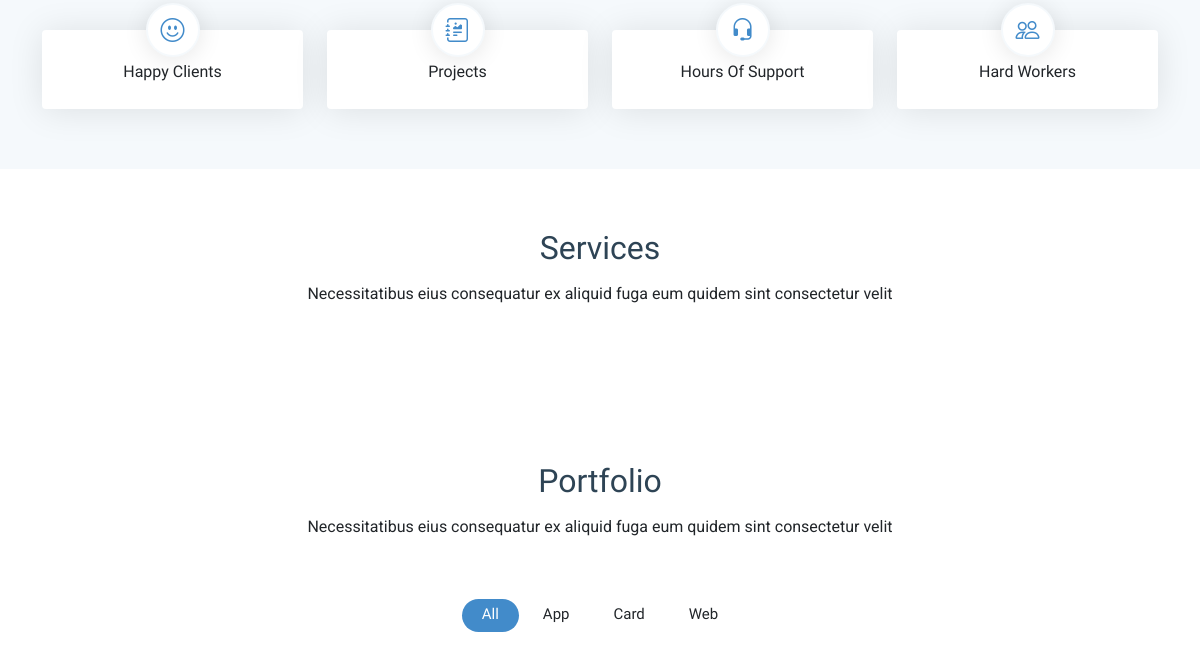
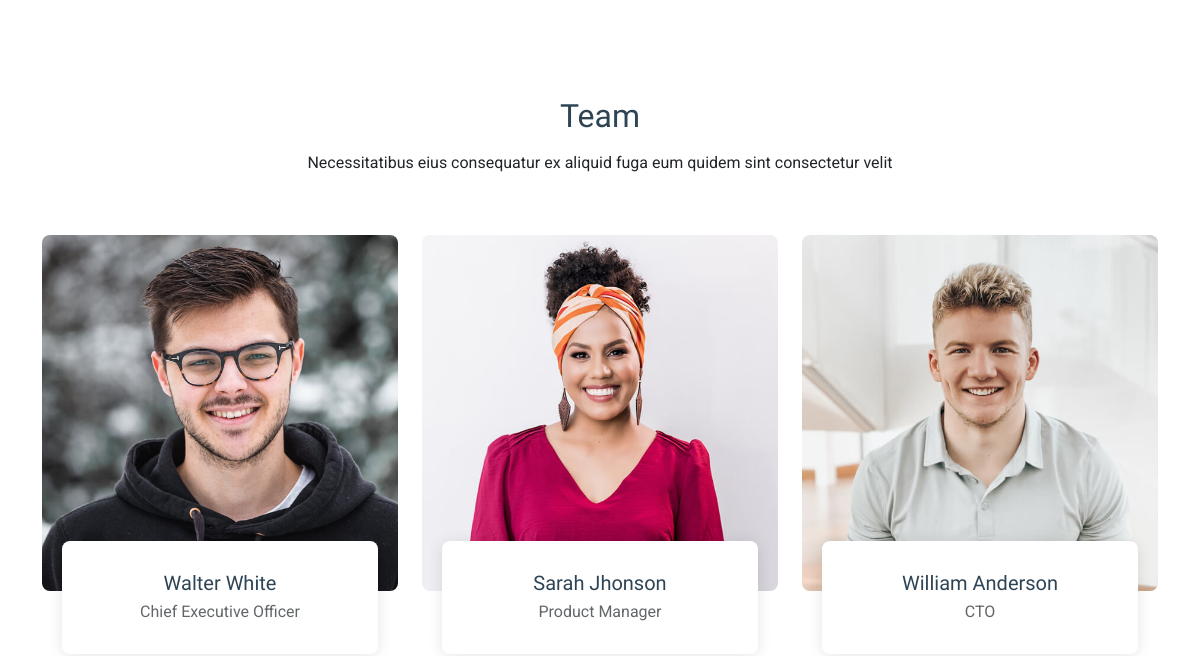
The app's page / (middle part), older data (2 pictures, top to bottom).
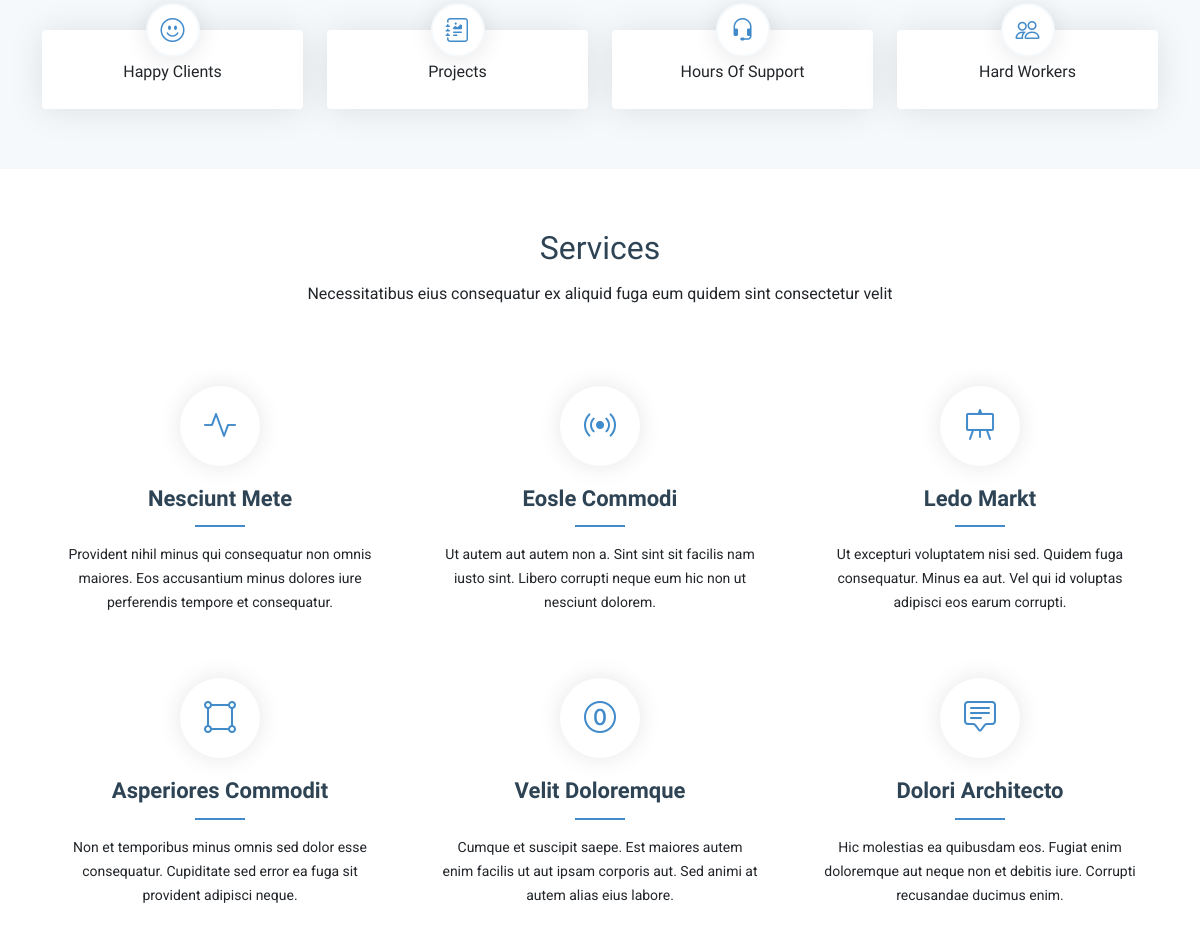
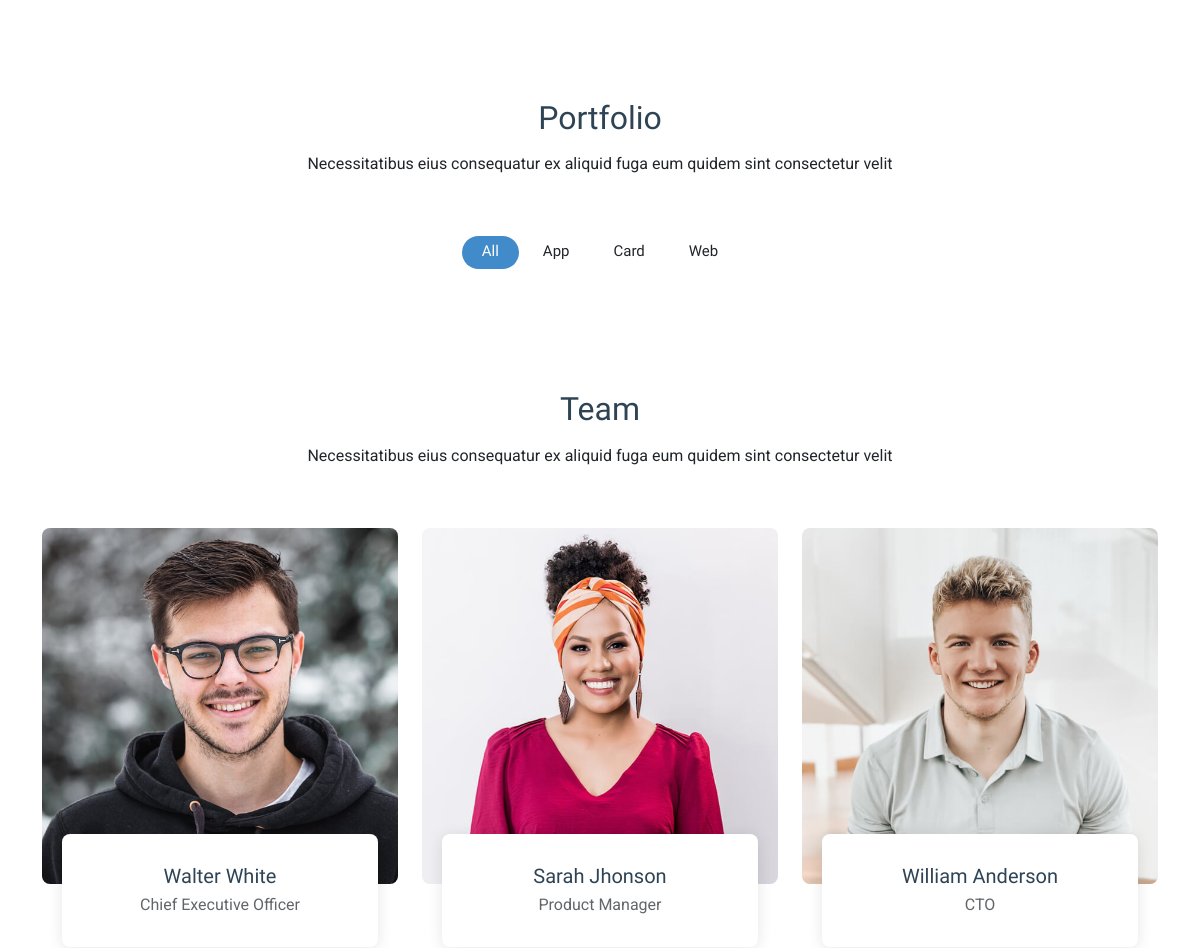
The same page, newer data (2 pictures, top to bottom).
### companyapp/models.py (models this page shows, shortened)
class Service(models.Model):
    icon_service = models.CharField(max_length=100, db_default='')
    title = models.CharField(max_length=100, db_default='')
    description = models.TextField(max_length=300, db_default='')
    speed = models.TextField(max_length=100, default='')

### companyapp/views.py (the view)
# urls.py: path('', views.homefunction, name='homeapp'),
def homefunction(request):
    sliders = Slider.objects.all()
    about = About.objects.get(id=1)  # Retourne None si n'existe pas
    services = Service.objects.all()
    portfolios = Portfolio.objects.all()
    context = {
        'sliders': sliders,
        'about': about,
        'services': services,
        'portfolios': portfolios,
    }
    return render(request, 'companyapp/index.html', context)

### companyapp/templates/companyapp/index.html (shortened to what this page needs)
{% extends 'companyapp/base.html' %}
{% load static %}
{% block content %}
      <section id="stats" class="stats section light-background">
        <div class="container" data-aos="fade-up" data-aos-delay="100">
          <div class="row gy-4">
            <div
              class="col-lg-3 col-md-6 d-flex flex-column align-items-center"
            >
              <i class="bi bi-emoji-smile"></i>
              <div class="stats-item">
                <p>Happy Clients</p>
              </div>
            </div>
            <div
              class="col-lg-3 col-md-6 d-flex flex-column align-items-center"
            >
              <i class="bi bi-journal-richtext"></i>
              <div class="stats-item">
                <p>Projects</p>
              </div>
            </div>
            <div
              class="col-lg-3 col-md-6 d-flex flex-column align-items-center"
            >
              <i class="bi bi-headset"></i>
              <div class="stats-item">
                <p>Hours Of Support</p>
              </div>
            </div>
            <div
              class="col-lg-3 col-md-6 d-flex flex-column align-items-center"
            >
              <i class="bi bi-people"></i>
              <div class="stats-item">
                <p>Hard Workers</p>
              </div>
            </div>
          </div>
        </div>
      </section>
      <section id="services" class="services section">
        <div class="container section-title" data-aos="fade-up">
          <h2>Services</h2>
          <p>
            Necessitatibus eius consequatur ex aliquid fuga eum quidem sint
            consectetur velit
          </p>
        </div>
        <div class="container">
          <div class="row gy-4">
            {% for service in services %}
            <div
              class="col-lg-4 col-md-6"
              data-aos="fade-up"
              data-aos-delay="{{ service.speed }}"
            >
              <div class="service-item position-relative">
                <div class="icon">
                  <i class="{{ service.icon_service }}"></i>
                </div>
                <a href="service-details.html" class="stretched-link">
                  <h3>{{ service.title }}</h3>
                </a>
                <p>
                 {{service.description}}
                </p>
              </div>
            </div>
            {% endfor %}
          </div>
        </div>
      </section>
      <section id="portfolio" class="portfolio section">
        <div class="container section-title" data-aos="fade-up">
          <h2>Portfolio</h2>
          <p>
            Necessitatibus eius consequatur ex aliquid fuga eum quidem sint
            consectetur velit
          </p>
        </div>
        <div class="container">
          <div
            class="isotope-layout"
            data-default-filter="*"
            data-layout="masonry"
            data-sort="original-order"
          >
            <ul
              class="portfolio-filters isotope-filters"
              data-aos="fade-up"
              data-aos-delay="100"
            >
              <li data-filter="*" class="filter-active">All</li>
              <li data-filter=".filter-app">App</li>
              <li data-filter=".filter-product">Card</li>
              <li data-filter=".filter-branding">Web</li>
            </ul>
            </div>
          </div>
      </section>
      <section id="team" class="team section">
        <div class="container section-title" data-aos="fade-up">
          <h2>Team</h2>
          <p>
            Necessitatibus eius consequatur ex aliquid fuga eum quidem sint
            consectetur velit
          </p>
        </div>
        <div class="container" data-aos="fade-up" data-aos-delay="100">
          <div class="row gy-5">
            <div
              class="col-xl-4 col-md-6 d-flex"
              data-aos="zoom-in"
              data-aos-delay="200"
            >
              <div class="team-member">
                <div class="member-img">
                  <img
                    src="{% static 'companyapp/assets/img/team/team-1.jpg' %}"
                    class="img-fluid"
                    alt=""
                  />
                </div>
                <div class="member-info">
                  <h4>Walter White</h4>
                  <span>Chief Executive Officer</span>
                </div>
              </div>
            </div>
            <div
              class="col-xl-4 col-md-6 d-flex"
              data-aos="zoom-in"
              data-aos-delay="400"
            >
              <div class="team-member">
                <div class="member-img">
                  <img
                    src="{% static 'companyapp/assets/img/team/team-2.jpg' %}"
                    class="img-fluid"
                    alt=""
                  />
                </div>
                <div class="member-info">
                  <h4>Sarah Jhonson</h4>
                  <span>Product Manager</span>
                </div>
              </div>
            </div>
            <div
              class="col-xl-4 col-md-6 d-flex"
              data-aos="zoom-in"
              data-aos-delay="600"
            >
              <div class="team-member">
                <div class="member-img">
                  <img
                    src="{% static 'companyapp/assets/img/team/team-3.jpg' %}"
                    class="img-fluid"
                    alt=""
                  />
                </div>
                <div class="member-info">
                  <h4>William Anderson</h4>
                  <span>CTO</span>
                </div>
              </div>
            </div>
          </div>
        </div>
      </section>
{% endblock %}

### companyapp/templates/companyapp/base.html (shortened to what this page needs)
{% load static %}
<!DOCTYPE html>
<html lang="en">
  <head>
    <link
      href="{% static 'companyapp/assets/vendor/bootstrap/css/bootstrap.min.css' %}"
      rel="stylesheet"
    />
    <link
      href="{% static 'companyapp/assets/vendor/bootstrap-icons/bootstrap-icons.css' %}"
      rel="stylesheet"
    />
    <link href="{% static 'companyapp/assets/vendor/aos/aos.css' %}" rel="stylesheet" />
    <link
      href="{% static 'companyapp/assets/vendor/glightbox/css/glightbox.min.css' %}"
      rel="stylesheet"
    />
    <link href="{% static 'companyapp/assets/vendor/swiper/swiper-bundle.min.css' %}" rel="stylesheet" />
  <link href="{% static 'companyapp/assets/css/main.css' %}" rel="stylesheet" />
  </head>
  <body class="index-page">
    <main class="main">
        {% block content %}
        {% endblock %}
    </main>
  </body>
</html>

### companyapp/static/companyapp/assets/css/main.css (style rules this page uses)
:root { --default-font: "Roboto", system-ui, -apple-system, "Segoe UI", Roboto, "Helvetica Neue", Arial, "Noto Sans", "Liberation Sans", sans-serif, "Apple Color Emoji", "Segoe UI Emoji", "Segoe UI Symbol", "Noto Color Emoji"; --heading-font: "Raleway", sans-serif; --nav-font: "Poppins", sans-serif; }
:root { --background-color: #ffffff; --default-color: #212529; --heading-color: #2e4455; --accent-color: #428bca; --surface-color: #ffffff; --contrast-color: #ffffff; }
:root { --nav-color: #212529; --nav-hover-color: #428bca; --nav-mobile-background-color: #ffffff; --nav-dropdown-background-color: #ffffff; --nav-dropdown-color: #212529; --nav-dropdown-hover-color: #428bca; }
.light-background { --background-color: #f5f9fc; --surface-color: #ffffff; }
:root { scroll-behavior: smooth; }
body { color: var(--default-color); background-color: var(--background-color); font-family: var(--default-font); }
a { color: var(--accent-color); text-decoration: none; transition: 0.3s; }
h1, h2, h3, h4, h5, h6 { color: var(--heading-color); font-family: var(--heading-font); }
section, .section { color: var(--default-color); background-color: var(--background-color); padding: 60px 0; scroll-margin-top: 120px; overflow: clip; }
.section-title { text-align: center; padding-bottom: 60px; position: relative; }
.section-title h2 { font-size: 32px; font-weight: 400; margin-bottom: 15px; }
.section-title p { margin-bottom: 0; }
.stats i { background-color: var(--surface-color); color: var(--accent-color); box-shadow: 0px 2px 25px rgba(0, 0, 0, 0.1); width: 54px; height: 54px; font-size: 24px; border-radius: 50px; border: 2px solid var(--background-color); display: inline-flex; align-items: center; justify-content: center; position: relative; z-index: 1; }
.stats .stats-item { background-color: var(--surface-color); margin-top: -27px; padding: 30px 30px 25px 30px; width: 100%; position: relative; text-align: center; box-shadow: 0px 2px 35px rgba(0, 0, 0, 0.1); border-radius: 4px; z-index: 0; }
.stats .stats-item p { padding: 0; margin: 0; font-family: var(--heading-font); font-size: 16px; }
.services .service-item { text-align: center; padding: 20px; transition: all ease-in-out 0.3s; height: 100%; }
.services .service-item .icon { background-color: var(--surface-color); color: var(--accent-color); margin: 0 auto; width: 80px; height: 80px; border-radius: 50px; display: flex; align-items: center; justify-content: center; margin-bottom: 20px; transition: 0.3s; font-size: 32px; transition: ease-in-out 0.3s; box-shadow: 0px 0 25px rgba(0, 0, 0, 0.1); }
.services .service-item h3 { font-weight: 700; margin-bottom: 15px; padding-bottom: 15px; font-size: 22px; transition: 0.3s; position: relative; }
.services .service-item h3:after { content: ""; position: absolute; display: block; width: 50px; height: 2px; background: var(--accent-color); bottom: 0; left: calc(50% - 25px); }
.services .service-item p { line-height: 24px; font-size: 14px; margin-bottom: 0; }
.portfolio .portfolio-filters { padding: 0; margin: 0 auto 20px auto; list-style: none; text-align: center; }
.portfolio .portfolio-filters li { cursor: pointer; display: inline-block; padding: 8px 20px 10px 20px; margin: 0; font-size: 15px; font-weight: 500; line-height: 1; margin-bottom: 5px; border-radius: 50px; transition: all 0.3s ease-in-out; font-family: var(--heading-font); }
.portfolio .portfolio-filters li:hover, .portfolio .portfolio-filters li.filter-active { color: var(--contrast-color); background-color: var(--accent-color); }
.portfolio .portfolio-filters li:first-child { margin-left: 0; }
.portfolio .portfolio-filters li:last-child { margin-right: 0; }
.team .team-member .member-img { border-radius: 8px; overflow: hidden; }
.team .team-member .member-info { background-color: var(--surface-color); padding: 30px 15px; text-align: center; box-shadow: 0px 2px 15px rgba(0, 0, 0, 0.1); background: var(--surface-color); margin: -50px 20px 0 20px; position: relative; border-radius: 8px; }
.team .team-member .member-info h4 { font-weight: 500; margin-bottom: 5px; font-size: 20px; }
.team .team-member .member-info span { display: block; font-size: 16px; font-weight: 400; color: color-mix(in srgb, var(--default-color), transparent 30%); }

Row changes from the older to the newer data that the page shows:
added Service: title "Nesciunt Mete", description "Provident nihil minus qui consequatur non omnis maiores. Eos accusantium minus dolores iure perferendis tempore et consequatur."
added Service: title "Eosle Commodi", description "Ut autem aut autem non a. Sint sint sit facilis nam iusto sint. Libero corrupti neque eum hic non ut nesciunt dolorem."
added Service: title "Ledo Markt", description "Ut excepturi voluptatem nisi sed. Quidem fuga consequatur. Minus ea aut. Vel qui id voluptas adipisci eos earum corrupti."
added Service: title "Asperiores Commodit", description "Non et temporibus minus omnis sed dolor esse consequatur. Cupiditate sed error ea fuga sit provident adipisci neque."
added Service: title "Velit Doloremque", description "Cumque et suscipit saepe. Est maiores autem enim facilis ut aut ipsam corporis aut. Sed animi at autem alias eius labore."
added Service: title "Dolori Architecto", description "Hic molestias ea quibusdam eos. Fugiat enim doloremque aut neque non et debitis iure. Corrupti recusandae ducimus enim."
